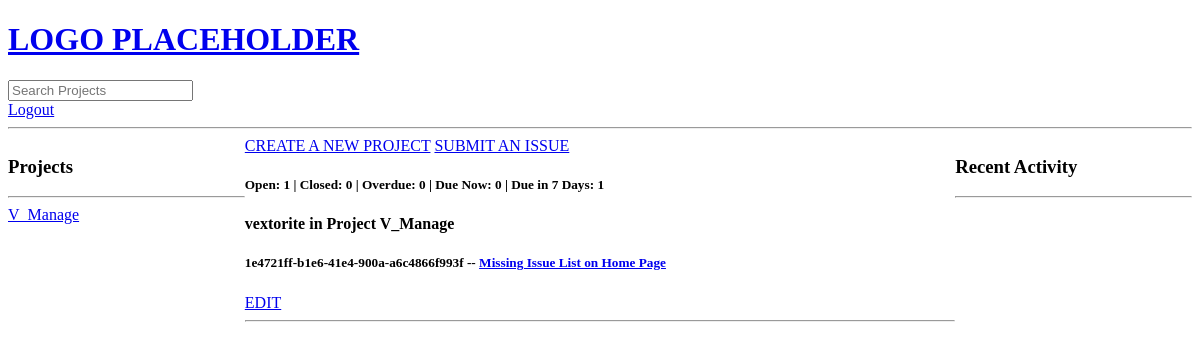
Page / (signed in) on the earlier database version.
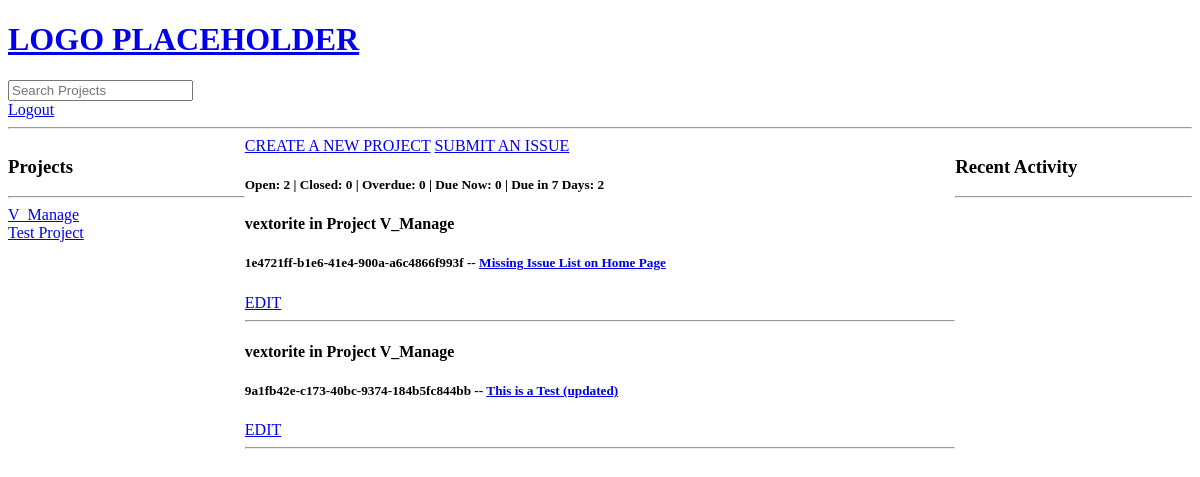
Same page on the later database version.
### base/models.py (models this page shows, shortened)
class Project(models.Model):
    title = models.CharField(max_length=250)
    description = models.TextField(blank=True, null=True)
    id = models.UUIDField(primary_key=True, default=uuid.uuid4, editable=False)
    members = models.ManyToManyField(User)
    dateCreated = models.DateTimeField(auto_now_add=True)

class Issue(models.Model):
    user = models.ForeignKey(User, on_delete=models.SET_NULL, null=True)
    title = models.CharField(max_length=250)
    id = models.UUIDField(primary_key=True, default=uuid.uuid4, editable=False)
    description = models.TextField(blank=True, null=True)
    dateCreated = models.DateTimeField(auto_now_add=True)
    dateModified = models.DateTimeField(auto_now=True)
    return_date = models.DateField(default=due_date)
    priority = models.CharField(max_length=20, choices=PRIORITY_CHOICES, default='Low')
    state = models.CharField(max_length=20, choices=STATE_CHOICES, default='Open')
    project = models.ForeignKey(Project, default=None ,on_delete=models.CASCADE)
    participants = models.ManyToManyField(User, related_name='participants', blank=True)

### base/views.py (the view)
# urls.py: 2. Add a URL to urlpatterns:  path('', views.home, name='home')
@login_required(login_url='login')
def home(request):
    query = request.GET.get('q') if request.GET.get('q') != None else ''        #setup for search by project
    logged_issues = Issue.objects.filter(
        Q(project__title__icontains=query)|
        Q(title__icontains=query)|
        Q(description__icontains=query))       #accounting for wildcard searches
    projects = Project.objects.all()
    issues = Issue.objects.all()
    for issue in issues:                #There's probably a better way to update this dynamically
        now = date.today()
        if (issue.return_date - now).days<1:
            if(issue.state == 'Closed'):
                continue
            else:
                issue.state = 'Overdue'
                issue.save()
        elif issue.state == 'Closed':
            pass
        elif (issue.return_date - now).days==0:
            issue.state = 'Due Now'
            issue.save()
        elif (issue.return_date - now).days>1 and (issue.return_date - now).days<=7:
            issue.state = 'Due Later'
            issue.save()
    counts = [
        logged_issues.filter(state='Open').count()+logged_issues.filter(state='Due Now').count()+logged_issues.filter(state='Due Later').count(),
        logged_issues.filter(state='Closed').count(),
        logged_issues.filter(state='Overdue').count(),
        logged_issues.filter(state='Due Now').count(),
        logged_issues.filter(state='Due Later').count()]
    issue_messages = Comment.objects.filter(
        Q(issue__title__icontains=query)|
        Q(issue__project__title__icontains=query)).order_by('-dateCreated')[:10]
    return render(request, 'base/home.html', context={'issues':logged_issues, 'projects': projects, 'counts': counts, 'comments': issue_messages})

### base/templates/base/home.html (shortened to what this page needs)
{% extends 'main.html' %}
{%block content%}
<div class="home-container">
    <div>
        <h3>Projects</h3>
        <hr>
        {% for project in projects %}
            <div>
                <a href='{% url "home" %}?q={{project.title}}'>{{project.title}}</a>
            </div>
        {%endfor%}
    </div>
    <div>
        <a href='{% url "create-project"%}'> CREATE A NEW PROJECT</a>
        <a href='{% url "create-issue"%}'> SUBMIT AN ISSUE</a>
        <h5>Open: {{counts.0}} | Closed: {{counts.1}} | Overdue: {{counts.2}} | Due Now: {{counts.3}} | Due in 7 Days: {{counts.4}}</h5>
        <div>
            {% for issue in issues %}
            <div>
                <h4>{{issue.user.username}} in Project {{issue.project.title}}</h4>
                <h5>{{issue.id}} -- <a href='{% url "issue" issue.id %}'>{{issue.title}}</a> </h5>
                {%if request.user in issue.project.members.all%}
                <a href='{%url "update-issue" issue.id%}'>EDIT</a>
                {%endif%}
                <hr>
            </div>
            {%endfor%}
        </div>
    </div>
<div>
    <h3>Recent Activity</h3>
    <hr>
</div>
</div>
{%endblock%}

Differences in the rows shown:
added Project: title "Test Project"
added Issue: user.username "vextorite", project "V_Manage", id "9a1fb42e-c173-40bc-9374-184b5fc844bb", title "This is a Test (updated)", shows "EDIT"
Other differences:
{{ counts.0 }}: "1" → "2"
{{ counts.4 }}: "1" → "2"
